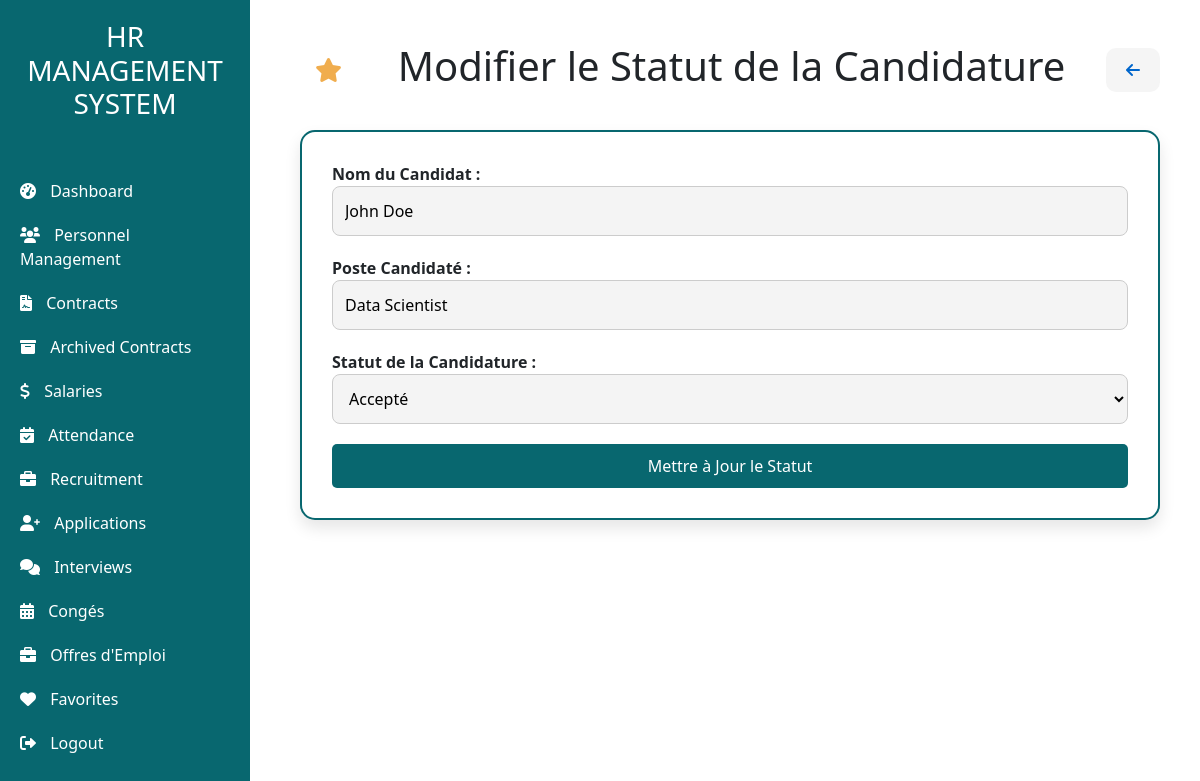
Page /Condidature/modifier/1 (signed in) on the committed database.
### recrutement/models.py (models this page shows, shortened)
class Candidature(models.Model):
    class StatutCandidatureChoices(models.TextChoices):
        EN_ATTENTE = 'En attente', _('En attente')
        ACCEPTE = 'Accepté', _('Accepté')
        REJETE = 'Rejeté', _('Rejeté')
    id_candidature = models.AutoField(primary_key=True)
    id_offre = models.ForeignKey(Offre_emploi, on_delete=models.CASCADE, related_name="candidatures")  # Cascade delete
    nom_candidat = models.CharField(max_length=100, verbose_name=_("Candidate Name"))
    email_candidat = models.EmailField(verbose_name=_("Candidate Email"), null=True, blank=True)
    telephone_candidat = models.IntegerField(verbose_name=_("Candidate Telephone"), null=True, blank=True)
    cv = models.FileField(upload_to='candidatures/cv/', verbose_name=_("Resume"))
    lettre_motivation = models.TextField(verbose_name=_("Cover Letter"), null=True, blank=True)
    date_candidature = models.DateTimeField(default=timezone.now, verbose_name=_("Application Date"))
    statut_candidature = models.CharField(
        max_length=20,
        choices=StatutCandidatureChoices.choices,
        default=StatutCandidatureChoices.EN_ATTENTE,
        verbose_name=_("Application Status"),
    )
    class Meta:
        verbose_name = _("Candidature")
        verbose_name_plural = _("Candidatures")
        ordering = ['-date_candidature']

class Offre_emploi(models.Model):
    class StatutChoices(models.TextChoices):
        ACTIF = 'Actif', _('Active')
        EXPIRE = 'Expire', _('Expired')
        EN_ATTENTE = 'En attente', _('Pending')
    id_offre = models.AutoField(primary_key=True)
    titre = models.CharField(max_length=300, verbose_name=_("Title"))
    description = models.TextField(verbose_name=_("Description"), default='No description provided')
    statut = models.CharField(
        max_length=20,
        choices=StatutChoices.choices,
        default=StatutChoices.EN_ATTENTE,
        verbose_name=_("Status"),
    )
    date_publication = models.DateField(verbose_name=_("Publication Date"))
    date_expiration = models.DateField(null=True, blank=True, verbose_name=_("Expiration Date"))
    lieu = models.CharField(max_length=255, verbose_name=_("Location"), default="Not specified")
    type_contrat = models.CharField(max_length=100, verbose_name=_("Contract Type"), default="Not specified")
    class Meta:
        verbose_name = _("Job Offer")
        verbose_name_plural = _("Job Offers")
        ordering = ['-date_publication']

### recrutement/views.py (the view, shortened to what this page needs)
# urls.py: path('Condidature/modifier/<int:candidature>', recrutement_views.modifier_statut_candidature, name='modifier_statut_candidature'),
@login_required
def modifier_statut_candidature(request, candidature):
    fetched_candidature = get_object_or_404(Candidature, id_candidature=candidature)
    return render(request, 'candidature/modifier_statut_candidature.html', {'candidature': fetched_candidature
                                                                            , 'current_url': request.path.lstrip('/')})

### recrutement/templates/candidature/modifier_statut_candidature.html (shortened to what this page needs)
<!DOCTYPE html>
<html lang="en">
<head>
</head>
<body>
    {% extends "base.html" %}
    {% block content %}
    <div class="main-content">
        <div class="d-flex justify-content-between align-items-center mb-4">
            <form method="post" action="{% url 'ajouter_favoris' current_url=current_url %}">
                <button type="submit" class="favorite-btn" title="Add to Favorites">
                    <i class="fas fa-star"></i>
                </button>
            </form>
            <h1>Modifier le Statut de la Candidature</h1>
            <a href="javascript:history.back()" class="go-back-btn" title="Go Back">
                <i class="fas fa-arrow-left"></i>
            </a>
        </div>
        <div class="frame-container">
            <form method="post">
                <div class="form-group">
                    <label for="nom_candidat">Nom du Candidat :</label>
                    <input type="text" id="nom_candidat" name="nom_candidat" value="{{ candidature.nom_candidat }}" readonly>
                </div>
                <div class="form-group">
                    <label for="poste">Poste Candidaté :</label>
                    <input type="text" id="poste" name="poste" value="{% if candidature.id_offre %}{{ candidature.id_offre.titre }}{% else %}Non spécifié{% endif %}" readonly>
                </div>
                <div class="form-group">
                    <label for="statut_candidature">Statut de la Candidature :</label>
                    <select id="statut_candidature" name="statut_candidature" required>
                        <option value="Accepté" {% if candidature.statut_candidature == "Accepté" %}selected{% endif %}>Accepté</option>
                    </select>
                </div>
                <button type="submit" class="btn-custom">Mettre à Jour le Statut</button>
            </form></div>
        </div>
    </div>
    {% endblock %}

### recrutement/templates/candidature/modifier_statut_candidature.html (style rules this page uses)
body { font-family: 'Roboto', sans-serif; background-color: #f4f6f9; color: #333; margin: 0; padding: 0; }
.main-content { padding: 20px; }
.frame-container { background-color: #fff; padding: 30px; border-radius: 15px; box-shadow: 0 8px 16px rgba(0, 0, 0, 0.1); margin: 30px auto; max-width: 900px; border: 2px solid #08676F; }
.btn-custom { background-color: #08676F; color: #fff; text-decoration: none; padding: 10px 15px; border-radius: 5px; transition: background-color 0.3s; }
.go-back-btn { background-color: #f5f5f5; color: #0066cc; border: none; padding: 10px 20px; font-size: 1rem; font-weight: bold; border-radius: 10px; transition: background-color 0.3s ease; }
.favorite-btn { background-color: transparent; border: none; color: #f0ad4e; font-size: 1.5rem; cursor: pointer; transition: color 0.3s ease; }
form { display: flex; flex-direction: column; gap: 20px; }
form input, form select, form textarea { width: 100%; padding: 12px; border-radius: 8px; border: 1px solid #ccc; background-color: #f4f4f4; font-size: 16px; transition: border 0.3s; }
form button { padding: 12px 15px; background-color: #08676F; color: white; border: none; border-radius: 5px; transition: background-color 0.3s; }
label { font-weight: bold; }

### rows in the picture
Candidature: nom_candidat "John Doe", poste "Data Scientist", statut_candidature "Accepté"
